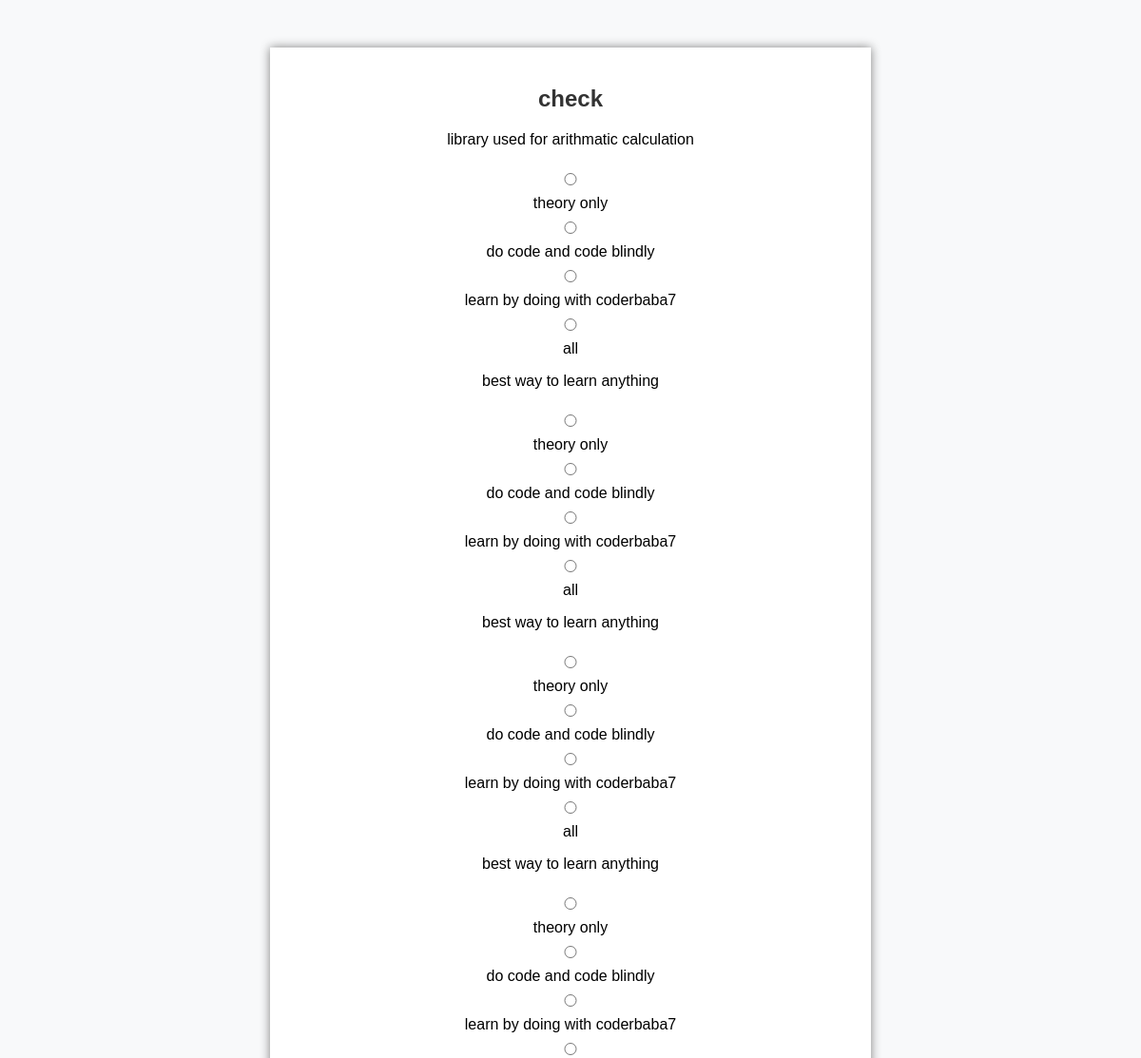
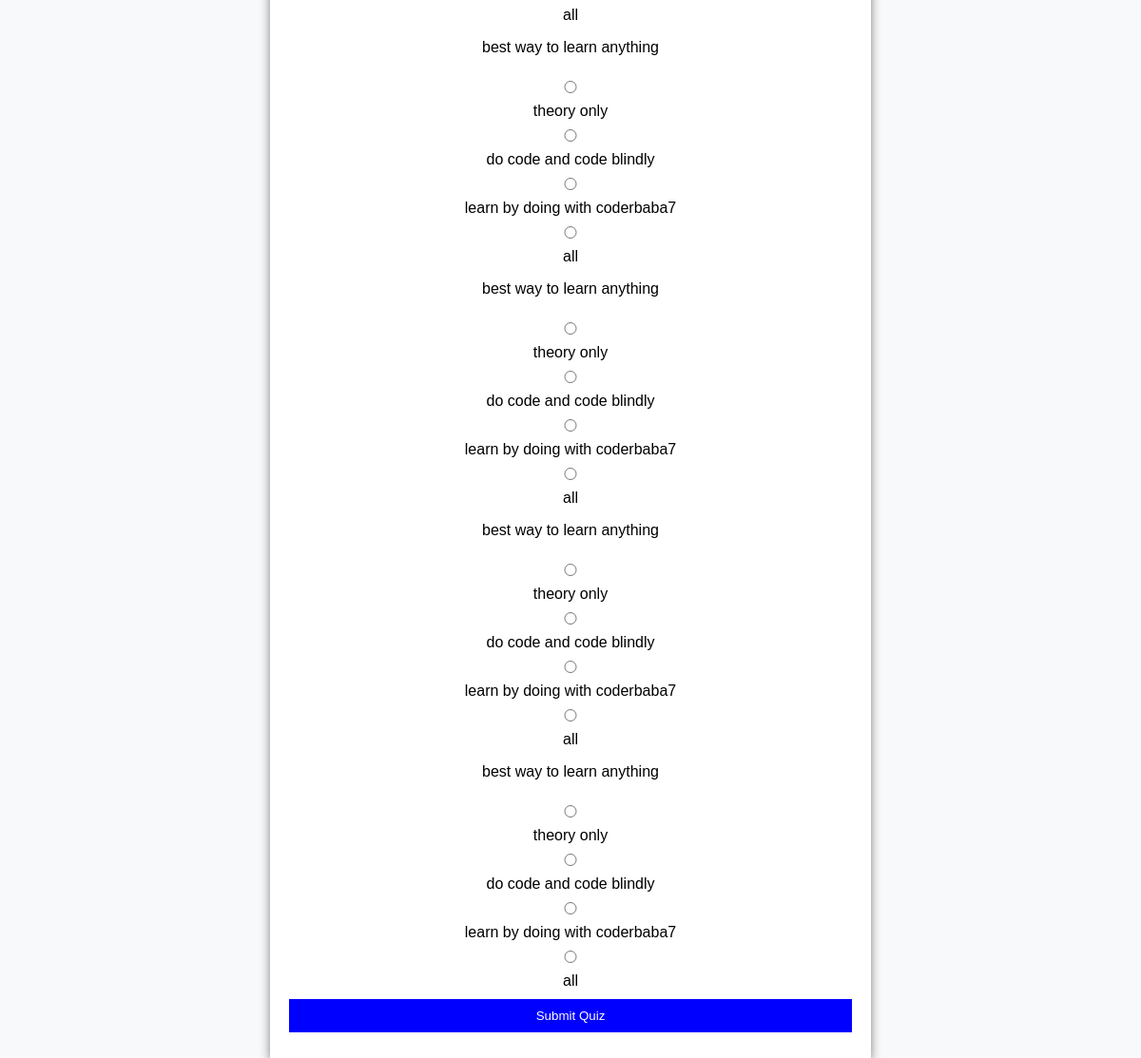
The page /take_quiz/5 on the database its author committed (2 pictures, top to bottom).
### app.py (models this page shows)
class Quiz(db.Model):
    id = db.Column(db.Integer, primary_key=True)
    title = db.Column(db.String(200), nullable=False)
    code = db.Column(db.String(10), unique=True, nullable=False)
    created_by = db.Column(db.Integer, db.ForeignKey('user.id'), nullable=False)

class Question(db.Model):
    id = db.Column(db.Integer, primary_key=True)
    quiz_id = db.Column(db.Integer, db.ForeignKey('quiz.id'), nullable=False)
    question_text = db.Column(db.String(500), nullable=False)
    option_a = db.Column(db.String(200), nullable=False)
    option_b = db.Column(db.String(200), nullable=False)
    option_c = db.Column(db.String(200), nullable=False)
    option_d = db.Column(db.String(200), nullable=False)
    correct_option = db.Column(db.String(1), nullable=False)

### app.py (the view, shortened to what this page needs)
@app.route('/take_quiz/<int:quiz_id>', methods=['GET', 'POST'])
def take_quiz(quiz_id):
    quiz = Quiz.query.get_or_404(quiz_id)
    questions = Question.query.filter_by(quiz_id=quiz.id).all()
    return render_template('take_quiz.html', quiz=quiz, questions=questions)

### templates/take_quiz.html (shortened to what this page needs)
<!DOCTYPE html>
<html lang="en">
<head>
    <link rel="stylesheet" href="{{ url_for('static', filename='styles.css') }}">
</head>
<body>
    <div class="container">
        <h2>{{ quiz.title }}</h2>
        <form method="POST">
            {% for question in questions %}
                <div class="question">
                    <p>{{ question.question_text }}</p>
                    <label><input type="radio" name="{{ question.id }}" value="A"> {{ question.option_a }}</label><br>
                    <label><input type="radio" name="{{ question.id }}" value="B"> {{ question.option_b }}</label><br>
                    <label><input type="radio" name="{{ question.id }}" value="C"> {{ question.option_c }}</label><br>
                    <label><input type="radio" name="{{ question.id }}" value="D"> {{ question.option_d }}</label><br>
                </div>
            {% endfor %}
            <button type="submit">Submit Quiz</button>
        </form>
    </div>
</body>
</html>

### static/styles.css (style rules this page uses)
body { font-family: Arial, sans-serif; background-color: #f8f9fa; text-align: center; }
.container { width: 50%; margin: 50px auto; padding: 20px; background: white; box-shadow: 0px 0px 10px gray; }
h2 { color: #333; }
input, button { width: 100%; padding: 10px; margin: 10px 0; }
button { background: blue; color: white; border: none; cursor: pointer; }

### rows shown on the page
Quiz: title "check"
Question: question_text "library used for arithmatic calculation", option_a "theory only", option_b "do code and code blindly", option_c "learn by doing with coderbaba7", option_d "all"
Question: question_text "best way to learn anything", option_a "theory only", option_b "do code and code blindly", option_c "learn by doing with coderbaba7", option_d "all"
Question: question_text "best way to learn anything", option_a "theory only", option_b "do code and code blindly", option_c "learn by doing with coderbaba7", option_d "all"
Question: question_text "best way to learn anything", option_a "theory only", option_b "do code and code blindly", option_c "learn by doing with coderbaba7", option_d "all"
Question: question_text "best way to learn anything", option_a "theory only", option_b "do code and code blindly", option_c "learn by doing with coderbaba7", option_d "all"
Question: question_text "best way to learn anything", option_a "theory only", option_b "do code and code blindly", option_c "learn by doing with coderbaba7", option_d "all"
Question: question_text "best way to learn anything", option_a "theory only", option_b "do code and code blindly", option_c "learn by doing with coderbaba7", option_d "all"
Question: question_text "best way to learn anything", option_a "theory only", option_b "do code and code blindly", option_c "learn by doing with coderbaba7", option_d "all"
